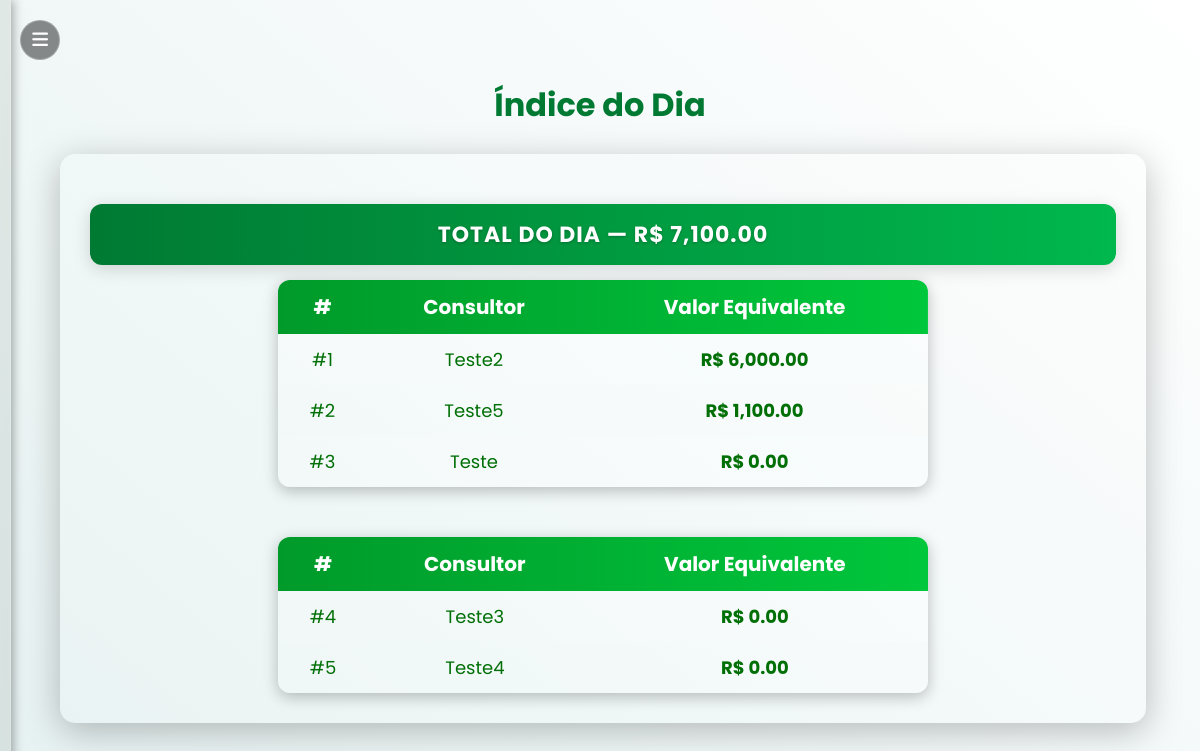
The page /indice_dia (signed in) on the database its author committed.
### tables this page shows
CREATE TABLE users (
            id INTEGER PRIMARY KEY AUTOINCREMENT,
            nome TEXT UNIQUE NOT NULL,
            senha TEXT NOT NULL,
            role TEXT DEFAULT 'user'
        );

### app.py (the view, shortened to what this page needs)
@app.route("/indice_dia")
def indice_dia():
    if "user" not in session:
        return redirect(url_for("login"))
    conn = get_conn()
    cur = conn.cursor()
    cur.execute("""
        CREATE TABLE IF NOT EXISTS metas_individuais (
            id INTEGER PRIMARY KEY AUTOINCREMENT,
            consultor TEXT UNIQUE,
            meta REAL
        )
    """ if isinstance(conn, sqlite3.Connection) else """
        CREATE TABLE IF NOT EXISTS metas_individuais (
            id SERIAL PRIMARY KEY,
            consultor TEXT UNIQUE,
            meta NUMERIC(12,2)
        )
    """)
    cur.execute("SELECT consultor, meta FROM metas_individuais;")
    metas_dict = {row[0]: row[1] for row in cur.fetchall()}
    cur.execute("SELECT nome FROM users WHERE role != 'admin' ORDER BY nome;")
    todos_usuarios = [r[0] for r in cur.fetchall()]
    tz = pytz.timezone("America/Sao_Paulo")
    hoje = datetime.now(tz).strftime("%Y-%m-%d")
    if isinstance(conn, sqlite3.Connection):
        cur.execute("""
            SELECT consultor,
                   COALESCE(SUM(valor_equivalente), 0) AS total_eq,
                   COALESCE(SUM(valor_original), 0) AS total_or
            FROM propostas
            WHERE DATE(data, 'localtime') = ?
            GROUP BY consultor;
        """, (hoje,))
    resultados = {r[0]: (r[1], r[2]) for r in cur.fetchall()}
    cur.execute("""
        SELECT consultor,
               COALESCE(SUM(valor_equivalente), 0) AS eq_total
        FROM propostas
        GROUP BY consultor;
    """)
    totais = {r[0]: r[1] for r in cur.fetchall()}
    conn.close()
    ranking = []
    for nome in todos_usuarios:
        eq_dia, or_dia = resultados.get(nome, (0, 0))
        meta = metas_dict.get(nome, 0)
        eq_total = totais.get(nome, 0)
        falta = max(meta - eq_total, 0)
        ranking.append([nome, eq_dia, or_dia, meta, falta])
    ranking.sort(key=lambda x: x[1], reverse=True)
    total_eq = sum(r[1] for r in ranking)
    total_or = sum(r[2] for r in ranking)
    return render_template(
        "indice_dia.html",
        ranking=ranking,
        total_eq=total_eq,
        total_or=total_or,
        data_atual=hoje
    )

### app.py (called while the page is built)
def get_conn():
    if DATABASE_URL and psycopg2:
        return psycopg2.connect(DATABASE_URL, sslmode="require")
    else:
        return sqlite3.connect(LOCAL_DB, check_same_thread=False)

### templates/indice_dia.html (shortened to what this page needs)
{% extends "base.html" %}
{% block content %}
<h1>Índice do Dia</h1>
<div class="painel-tv">
    <table class="tabela-total">
        <tr>
            <th>TOTAL DO DIA — R$ {{ "{:,.2f}".format(total_eq or 0) }}</th>
        </tr>
    </table>
    <div class="tabelas-container">
        <table class="tabela-tv">
            <thead>
                <tr>
                    <th>#</th>
                    <th>Consultor</th>
                    <th>Valor Equivalente</th>
                </tr>
            </thead>
            <tbody>
                {% for i in range(0, (ranking|length // 2) + (ranking|length % 2)) %}
                {% set r = ranking[i] %}
                <tr>
                    <td>#{{ i + 1 }}</td>
                    <td>{{ r[0] }}</td>
                    <td class="valor">R$ {{ "{:,.2f}".format(r[1] or 0) }}</td>
                </tr>
                {% endfor %}
            </tbody>
        </table>
        <table class="tabela-tv">
            <thead>
                <tr>
                    <th>#</th>
                    <th>Consultor</th>
                    <th>Valor Equivalente</th>
                </tr>
            </thead>
            <tbody>
                {% for i in range((ranking|length // 2) + (ranking|length % 2), ranking|length) %}
                {% set r = ranking[i] %}
                <tr>
                    <td>#{{ i + 1 }}</td>
                    <td>{{ r[0] }}</td>
                    <td class="valor">R$ {{ "{:,.2f}".format(r[1] or 0) }}</td>
                </tr>
                {% endfor %}
            </tbody>
        </table>
    </div>
</div>
{% endblock %}

### static/style.css (style rules this page uses)
:root { --gradiente-inicio: #e6f1f1; --gradiente-fim: #ffffff; --cor-texto: #007006; --bg-container: rgba(255, 255, 255, 0.12); --bg-input: rgba(255, 255, 255, 0.15); }
body.pagina { background: linear-gradient(40deg, var(--gradiente-inicio), var(--gradiente-fim)); font-family: 'Poppins', sans-serif; color: var(--cor-texto); min-height: 100vh; margin: 0; transition: 0.4s ease; font-family: 'Poppins', sans-serif !important; overflow-y: auto; font-family: 'Poppins', sans-serif !important; }
@media screen and (min-height: 600px) { .tabela-tv { font-size: 15px; } }

### templates/indice_dia.html (style rules this page uses)
.painel-tv { width: 95%; margin: auto; background: rgba(255, 255, 255, 0.08); border-radius: 15px; box-shadow: 0 8px 35px rgba(0, 0, 0, 0.25); padding: 30px; }
.tabelas-container { display: flex; justify-content: center; align-items: flex-start; gap: 50px; flex-wrap: wrap; margin-top: 15px; }
.tabela-tv { flex: 1; min-width: 500px; max-width: 650px; }
table.tabela-tv { border-collapse: collapse; width: 100%; background: rgba(255, 255, 255, 0.12); border-radius: 12px; overflow: hidden; box-shadow: 0 4px 15px rgba(0, 0, 0, 0.25); }
.tabela-tv thead { background: linear-gradient(90deg, #009a2a, #00c73c); color: white; font-weight: bold; font-size: 16px; }
.tabela-tv th { padding: 12px 14px; text-align: center; font-size: 20px; }
.tabela-tv td { padding: 12px 14px; text-align: center; color: var(--cor-texto); font-size: 18px; }
.tabela-tv tbody tr:nth-child(even) { background: rgba(255, 255, 255, 0.08); }
.tabela-tv tbody tr:nth-child(odd) { background: rgba(255, 255, 255, 0.15); }
.tabela-tv td.valor { color: var(--cor-texto); font-weight: 700; }
h1 { text-align: center; font-weight: 700; font-size: 32px; color: #007a33; margin-bottom: 25px; }
.tabela-total { width: 100%; border-collapse: collapse; margin-top: 20px; text-align: center; border-radius: 12px; overflow: hidden; box-shadow: 0 4px 18px rgba(0, 0, 0, 0.15); }
.tabela-total th { background: linear-gradient(90deg, #007a33, #00b84d); color: white; font-size: 22px; font-weight: 700; padding: 14px 0; letter-spacing: 1px; text-shadow: 0 1px 3px rgba(0, 0, 0, 0.25); text-transform: uppercase; }

### rows shown on the page
users: nome "Teste2"
users: nome "Teste5"
users: nome "Teste"
users: nome "Teste3"
users: nome "Teste4"

### other values the page prints
{{ "{:,.2f}".format(total_eq or 0) }} "7,100.00"
{{ i + 1 }} "1" "2" "3"
{{ "{:,.2f}".format(r[1] or 0) }} "6,000.00" "1,100.00" "0.00"
{{ i + 1 }} "4" "5"
{{ "{:,.2f}".format(r[1] or 0) }} "0.00" "0.00"
